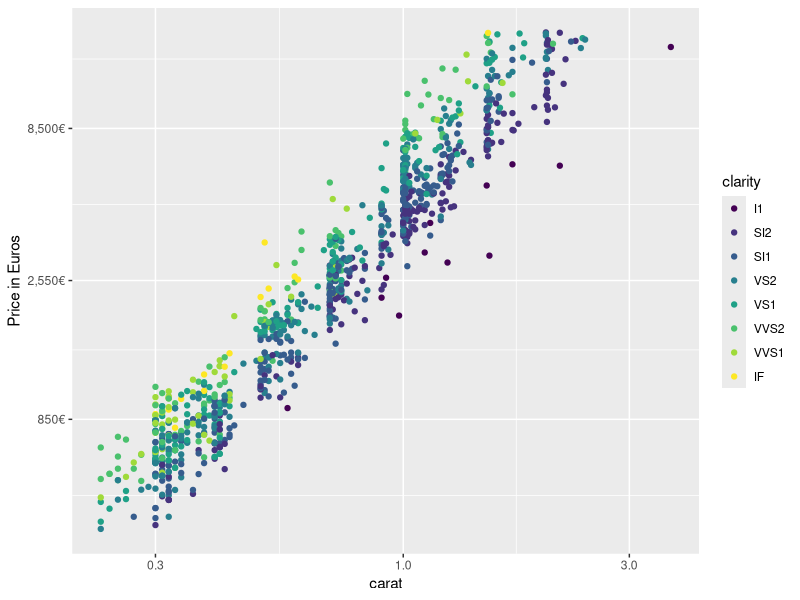
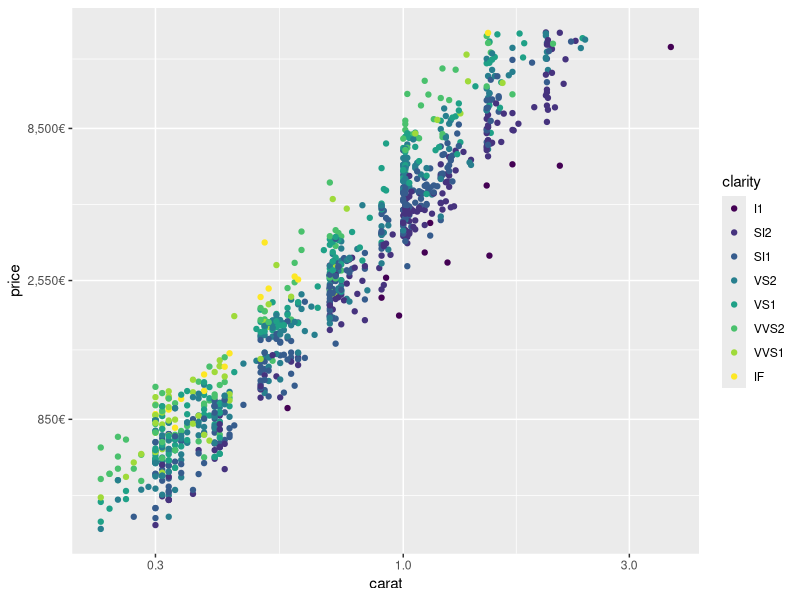
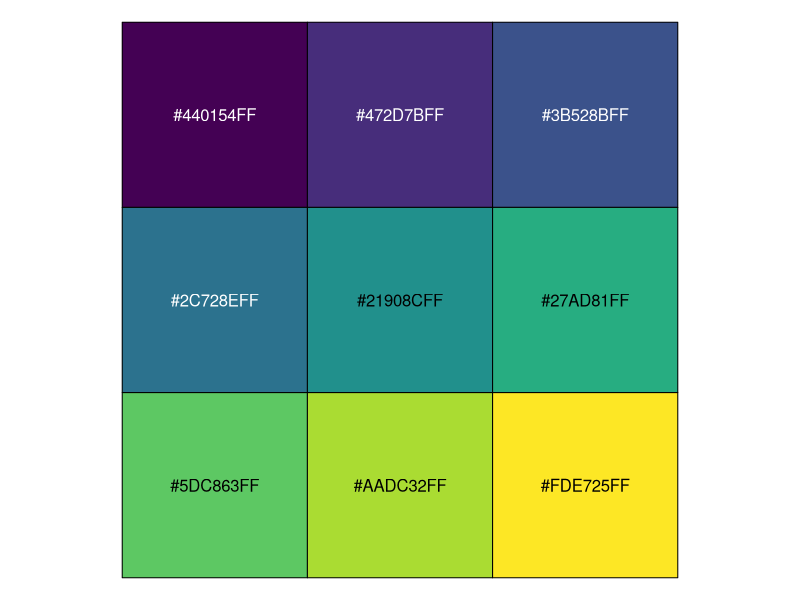

These charts were generated, in order, by the following R code:
## ---- chunk 1
knitr::opts_chunk$set(
  collapse = TRUE,
  comment = "#>",
  fig.path = "man/figures/README-"
)

# just to keep the code clean below
suppressWarnings(suppressPackageStartupMessages(library(dplyr)))
## ---- chunk 2
library(dplyr)
library(ggplot2)
library(scales)

dsamp <- sample_n(diamonds, 1000)

ggplot(dsamp, aes(x = carat, y = price, colour = clarity)) +
  geom_point() +
  scale_y_continuous(
    name = "Price in Euros", trans = log10_trans(),
    breaks = function(x) log_breaks()(x) * 0.85,
    labels = dollar_format(
      prefix = "", suffix = "€",
      largest_with_cents = 1000
    )
  ) +
  scale_x_continuous(trans = log10_trans()) # the same as scale_x_log10()
## ---- chunk 3
eurolog10_trans <- trans_new(
  name = "log10_euro",
  trans = log10_trans()$trans,
  inverse = log10_trans()$inverse,
  breaks = function(lim) log_breaks(base = 10)(lim) * .85,
  format = dollar_format(
    prefix = "", suffix = "€",
      largest_with_cents = 1000
  )
)


ggplot(dsamp, aes(x = carat, y = price, colour = clarity)) +
  geom_point() +
  scale_y_continuous(trans = eurolog10_trans) +
  scale_x_continuous(trans = log10_trans()) # the same as scale_x_log10()

## ---- chunk 4
viridis_pal()(9) %>% show_col()
